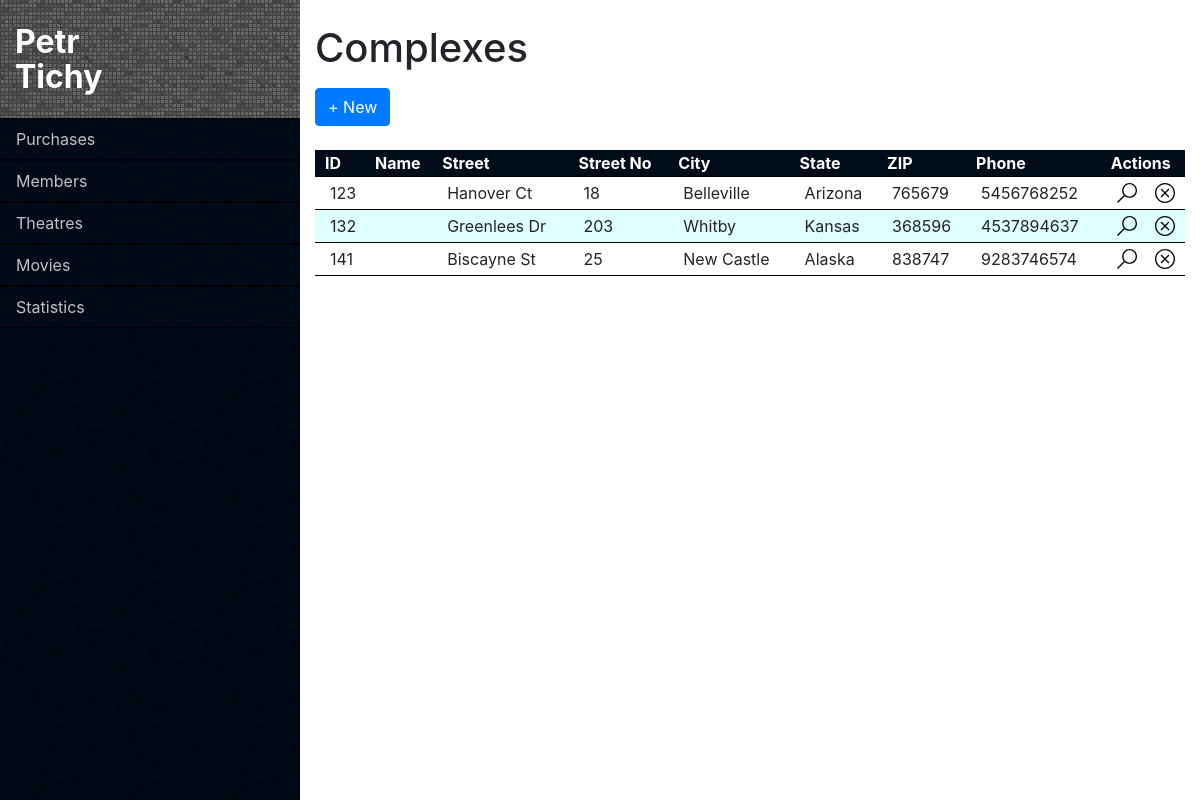
The page /view/admin/complexes.php on the database its author committed.
### tables this page shows
CREATE TABLE `complex` (
  `id` int(11) NOT NULL,
  `name` varchar(255) DEFAULT NULL,
  `street_Name` varchar(55) DEFAULT NULL,
  `street_Number` int(11) DEFAULT NULL,
  `city` varchar(55) DEFAULT NULL,
  `state` varchar(55) DEFAULT NULL,
  `zip` varchar(6) DEFAULT NULL,
  `phone` varchar(10) DEFAULT NULL
);

### view/admin/complexes.php (the view, shortened to what this page needs)
<?php
	include './partials/head.php';
	include './partials/body_start.php';
	$servername = "localhost";
	$username = "root";
	$password = "";
	$dbname = "omts";
?>
<h1>Complexes</h1>
<a href="javascript:void();" data-toggle="modal" data-target="#addModal" class="btn btn-primary mt-2 mb-4">+ New</a>
<table>
	<thead>
		<tr>
			<th>ID</th>
			<th>Name</th>
			<th>Street</th>
			<th>Street No</th>
			<th>City</th>
			<th>State</th>
			<th>ZIP</th>
			<th>Phone</th>
			<th>Actions</th>
		</tr>
	</thead>
<?php
	  try{
	    $conn = new PDO("mysql:host=$servername;dbname=$dbname", $username, $password);
	    $sql = "SELECT * FROM complex;";
	    $sth = $conn->prepare($sql);
	    if(!$sth->execute()) {
	        echo('Error');
	    }
	    while($row = $sth->fetch(PDO::FETCH_ASSOC)) {
	        echo "<tr>";
	        foreach($row as $value) {
	            echo "   <td>{$value}</td>   ";
	        }
	        echo '<td class="action-col">';
	        echo '<a href="javascript:void();"
    				 data-toggle="modal" data-target="#editModal-'.$row['id'].'"><img class="icon-action" src="../../assets/img/detail.svg">
				</a>';
	        echo '<form action="" method="post">
    				<input type="hidden" value="'.$row['id'].'" name="del-complex" />
    				<button type="submit" name="del-complex-submit" class="no-style-btn"><img class="icon-action" src="../../assets/img/delete.svg"></button>
				</form>';
	        echo '</td>';
	        echo "</tr>";
	    }
	}
	catch(PDOException $e){
	    echo "Connection failed: " . $e->getMessage();
	}
?>
</table>
<?php
	include './partials/body_end.php';
?>

### assets/css/style.css (style rules this page uses)
body { overflow: hidden; }
.no-style-btn { background: transparent; border: none; cursor: pointer; width: 100%; padding: 0; }
.action-col > * { width:45%; display: inline-block; float: left; }
.action-col > *:first-child { margin-right: 5%; }

### assets/css/admin.css (style rules this page uses)
body { background: #555; }
table { width: 100%; }
th { border-bottom: 1px dotted black; background: #000c19; color: white; padding-left: 10px; }
tr { border-bottom: 1px solid black; }
tr:nth-child(2n) { background: #DFFFFF; }
td { padding-left: 15px; }
.icon-action { width: 20px; height: 20px; margin: 5px 1px; }

### rows shown on the page
complex: id "123", street_Name "Hanover Ct", street_Number "18", city "Belleville", state "Arizona", zip "765679", phone "5456768252"
complex: id "132", street_Name "Greenlees Dr", street_Number "203", city "Whitby", state "Kansas", zip "368596", phone "4537894637"
complex: id "141", street_Name "Biscayne St", street_Number "25", city "New Castle", state "Alaska", zip "838747", phone "9283746574"
